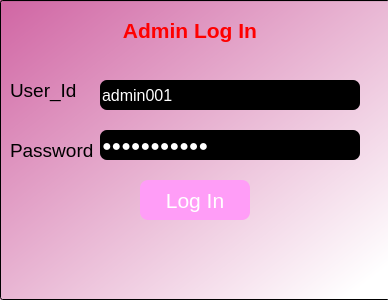
<?xml version="1.0" encoding="UTF-8"?>
<ui version="4.0">
 <class>Dialog</class>
 <widget class="QDialog" name="Dialog">
  <property name="geometry">
   <rect>
    <x>0</x>
    <y>0</y>
    <width>388</width>
    <height>300</height>
   </rect>
  </property>
  <property name="windowTitle">
   <string>Admin login</string>
  </property>
  <widget class="QLineEdit" name="lineEdit">
   <property name="geometry">
    <rect>
     <x>0</x>
     <y>0</y>
     <width>390</width>
     <height>300</height>
    </rect>
   </property>
   <property name="styleSheet">
    <string notr="true">background-color: qlineargradient(spread:pad, x1:0.0248052, y1:0.011, x2:0.955039, y2:0.926, stop:0 rgba(209, 104, 165, 255), stop:1 rgba(255, 255, 255, 255));</string>
   </property>
   <property name="readOnly">
    <bool>true</bool>
   </property>
  </widget>
  <widget class="QLabel" name="label">
   <property name="geometry">
    <rect>
     <x>100</x>
     <y>0</y>
     <width>180</width>
     <height>61</height>
    </rect>
   </property>
   <property name="font">
    <font>
     <pointsize>16</pointsize>
     <weight>75</weight>
     <bold>true</bold>
    </font>
   </property>
   <property name="styleSheet">
    <string notr="true">color: rgb(255, 0, 0);</string>
   </property>
   <property name="text">
    <string>Admin Log In</string>
   </property>
   <property name="alignment">
    <set>Qt::AlignCenter</set>
   </property>
  </widget>
  <widget class="QLabel" name="label_5">
   <property name="geometry">
    <rect>
     <x>10</x>
     <y>70</y>
     <width>100</width>
     <height>40</height>
    </rect>
   </property>
   <property name="font">
    <font>
     <pointsize>14</pointsize>
    </font>
   </property>
   <property name="text">
    <string>User_Id</string>
   </property>
  </widget>
  <widget class="QLabel" name="label_6">
   <property name="geometry">
    <rect>
     <x>10</x>
     <y>130</y>
     <width>100</width>
     <height>40</height>
    </rect>
   </property>
   <property name="font">
    <font>
     <pointsize>14</pointsize>
    </font>
   </property>
   <property name="text">
    <string>Password</string>
   </property>
  </widget>
  <widget class="QLineEdit" name="t1">
   <property name="geometry">
    <rect>
     <x>100</x>
     <y>80</y>
     <width>260</width>
     <height>30</height>
    </rect>
   </property>
   <property name="font">
    <font>
     <pointsize>12</pointsize>
    </font>
   </property>
   <property name="styleSheet">
    <string notr="true">background-color: rgb(0, 0, 0);
border-radius:7px;
color: rgb(255, 255, 255);</string>
   </property>
   <property name="text">
    <string>admin001</string>
   </property>
  </widget>
  <widget class="QLineEdit" name="t2">
   <property name="geometry">
    <rect>
     <x>100</x>
     <y>130</y>
     <width>260</width>
     <height>30</height>
    </rect>
   </property>
   <property name="font">
    <font>
     <pointsize>12</pointsize>
    </font>
   </property>
   <property name="styleSheet">
    <string notr="true">background-color: rgb(0, 0, 0);
border-radius:7px;
color: rgb(255, 255, 255);</string>
   </property>
   <property name="text">
    <string>amandeep001</string>
   </property>
   <property name="echoMode">
    <enum>QLineEdit::Password</enum>
   </property>
   <property name="readOnly">
    <bool>false</bool>
   </property>
  </widget>
  <widget class="QPushButton" name="btn1">
   <property name="geometry">
    <rect>
     <x>140</x>
     <y>180</y>
     <width>110</width>
     <height>40</height>
    </rect>
   </property>
   <property name="font">
    <font>
     <pointsize>16</pointsize>
    </font>
   </property>
   <property name="styleSheet">
    <string notr="true">QPushButton{
border-radius:8px;
	
	color: rgb(255, 255, 255);
	
	background-color: rgb(255, 157, 247);
}


QPushButton:hover{
	
color: rgb(255, 0, 0);}</string>
   </property>
   <property name="text">
    <string>Log In</string>
   </property>
  </widget>
 </widget>
 <resources/>
 <connections/>
</ui>
